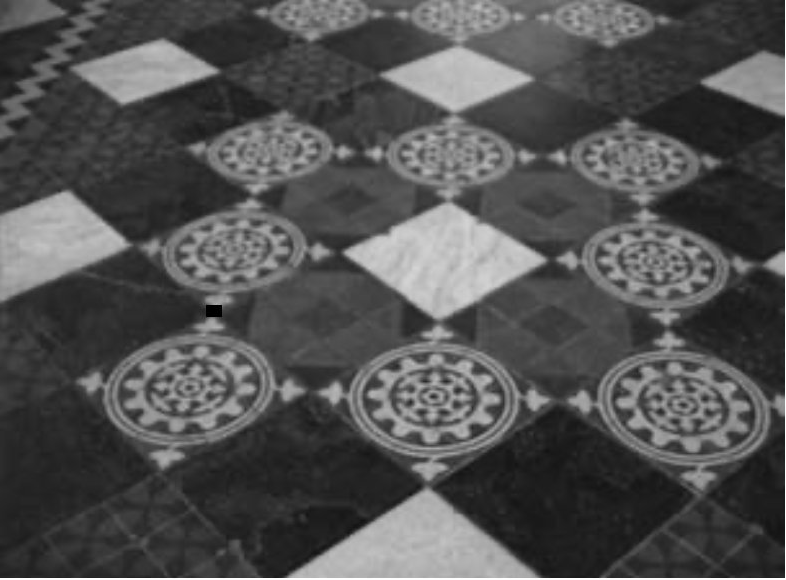
#> input picture lista0/imagens/chao3.png, 786 x 580 px
$ python resolucao-rennan-razao-dist.py
#> lines starting #> are read from the running program, lines starting #| are printed output that depends on the picture; after the words box and inside, x2 and y2 are one past the last pixel; in counts of white or black regions, pixels touching at a corner belong together
# -*- coding: utf-8 -*-
import numpy as np
import cv2
import math
from matplotlib import pyplot as plt
import os


def distancia_2_pontos(p1, p2):
    return math.sqrt( (p1[0]-p2[0])**2 + (p1[1]-p2[1])**2 )

# [67 lines left out: functions linha_a_partir_2_pontos, intersecao_2_linhas, cria_linhas, cria_pontos_fulga, desenha_linha, transformacao_projetiva and 1 more, not called in this run]

def marca_pontos(imagem, lista_de_pontos):
    for p in lista_de_pontos:
        cv2.circle(imagem, (p[0], p[1]), 3, (0, 255, 0), -1)
    return imagem

#ordem das cores na imagem
#(b, g, r) = imagem[0,0]

#ordem das coordenadas
#shape[0] é a altura, eixo y
#shape[1] é a largura, eixo x
if __name__ == '__main__':

    #Carrega a imagem
    nome_da_imagem="imagens/chao3.png"

    imagem = cv2.imread(nome_da_imagem, cv2.IMREAD_COLOR)
#> imagem is the input picture: shape (580, 786, 3); min 0, max 255, mean 81.9
    print("shape da imagem")
    print(imagem.shape)
#| (580, 786, 3)


    imagem_com_espaco = np.zeros((1500, 1500, 3), dtype=np.uint8)

    cv2.imshow("original", imagem)
    cv2.waitKey(0)

    rows, cols, channels = imagem.shape
#> rows = 580; cols = 786; channels = 3
    imagem_com_espaco[1500-rows:1500, 1500-cols:1500] = imagem
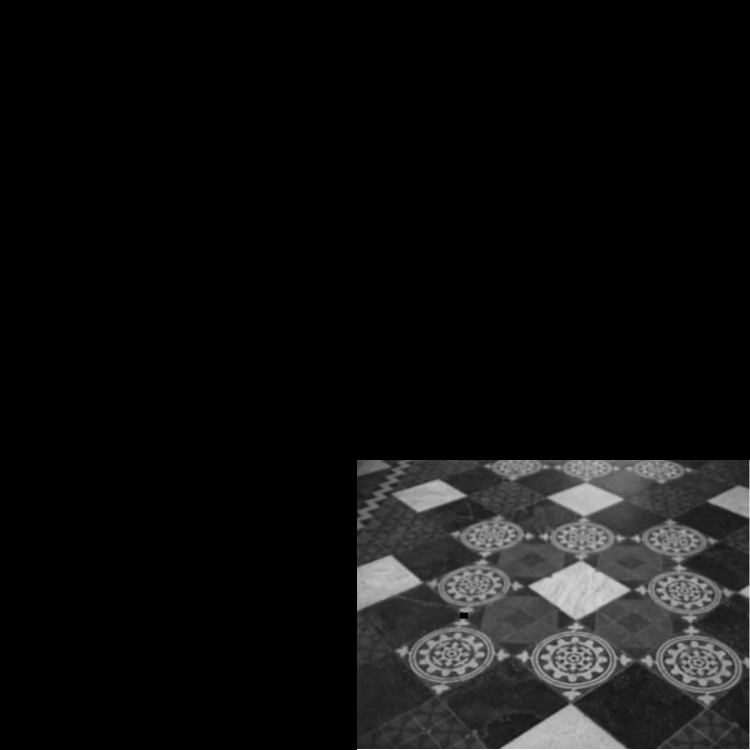
#> imagem_com_espaco: shape (1500, 1500, 3) (shown at 1/2 size); min 0, max 255, mean 16.6

    pontos=[[161, 475, 1],
    [646, 211, 1],
    [314, 394, 1]]


    #cria imagem com linhas marcando retas paralelas no mundo real
    imagem=marca_pontos(imagem, pontos)
#> after the loop in marca_pontos, `for p in lista_de_pontos:`: imagem: shape (580, 786, 3); 0.02% of pixels changed, all inside (x1, y1, x2, y2) = (158, 208, 650, 479)

    cv2.imshow("original", imagem)

    cv2.waitKey(0)


    d1 = distancia_2_pontos(pontos[0], pontos[2])
    d2 = distancia_2_pontos(pontos[2], pontos[1])

    razao_de_distancias_na_imagem = d1/d2
    razao_de_distancias_real = 1./3.


    cv2.destroyAllWindows()
